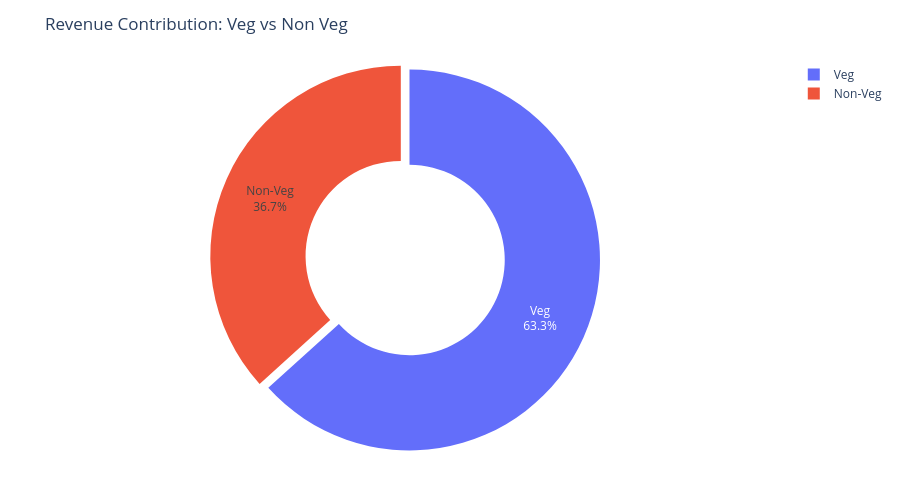

Notebook cell for this chart:
### Code cell
fig = px.pie(
    food_revenue,
    values = "Price (INR)",
    names = "food_category",
    hole = 0.5,
    title = "Revenue Contribution: Veg vs Non Veg",
    )

fig.update_traces(
    textinfo = "percent+label",
    pull=[0.05, 0]
)

fig.update_layout(
    height = 500,
    margin = dict(t=60, b=40, l=40, r=40)
)

fig.show()

### Figure 1 — Plotly figure (JSON) as saved in the notebook; plotly's stock layout.template omitted (floating-point values rounded to 4 significant figures)
{"data": [{"domain": {"x": [0, 1], "y": [0, 1]}, "hole": 0.5, "hovertemplate": "food_category=%{label}<br>Price (INR)=%{value}<extra></extra>", "labels": ["Non-Veg", "Veg"], "legendgroup": "", "name": "", "pull": [0.05, 0], "showlegend": true, "textinfo": "percent+label", "type": "pie", "values": [19460000.0, 33550000.0]}], "layout": {"height": 500, "legend": {"tracegroupgap": 0}, "margin": {"b": 40, "l": 40, "r": 40, "t": 60}, "title": {"text": "Revenue Contribution: Veg vs Non Veg"}}}
